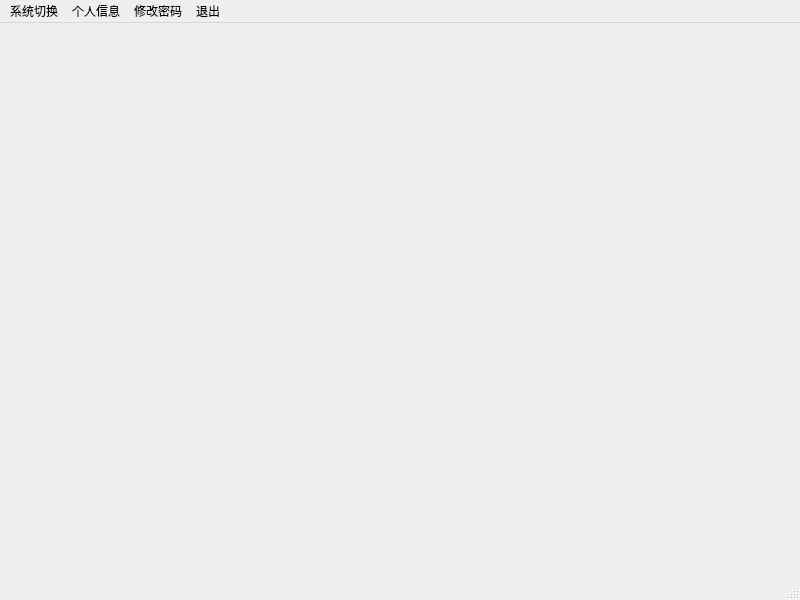
<?xml version="1.0" encoding="UTF-8"?>
<ui version="4.0">
 <class>MainWindow</class>
 <widget class="QMainWindow" name="MainWindow">
  <property name="geometry">
   <rect>
    <x>0</x>
    <y>0</y>
    <width>800</width>
    <height>600</height>
   </rect>
  </property>
  <property name="windowTitle">
   <string>信息管理系统</string>
  </property>
  <widget class="QWidget" name="centralwidget"/>
  <widget class="QMenuBar" name="menubar">
   <property name="geometry">
    <rect>
     <x>0</x>
     <y>0</y>
     <width>800</width>
     <height>20</height>
    </rect>
   </property>
   <widget class="QMenu" name="menuxitong">
    <property name="title">
     <string>系统切换</string>
    </property>
    <addaction name="actionxuanke"/>
    <addaction name="separator"/>
    <addaction name="actionchengji"/>
    <addaction name="separator"/>
    <addaction name="actionjiaoshi"/>
    <addaction name="separator"/>
   </widget>
   <widget class="QMenu" name="menuxinxi">
    <property name="title">
     <string>个人信息</string>
    </property>
   </widget>
   <widget class="QMenu" name="menu">
    <property name="title">
     <string>修改密码</string>
    </property>
   </widget>
   <widget class="QMenu" name="menu_2">
    <property name="title">
     <string>退出</string>
    </property>
   </widget>
   <addaction name="menuxitong"/>
   <addaction name="menuxinxi"/>
   <addaction name="menu"/>
   <addaction name="menu_2"/>
  </widget>
  <widget class="QStatusBar" name="statusbar"/>
  <action name="actionxuanke">
   <property name="text">
    <string>选课管理系统</string>
   </property>
  </action>
  <action name="actionchengji">
   <property name="text">
    <string>成绩管理系统</string>
   </property>
  </action>
  <action name="actionjiaoshi">
   <property name="text">
    <string>选择教室</string>
   </property>
  </action>
 </widget>
 <resources/>
 <connections/>
</ui>
